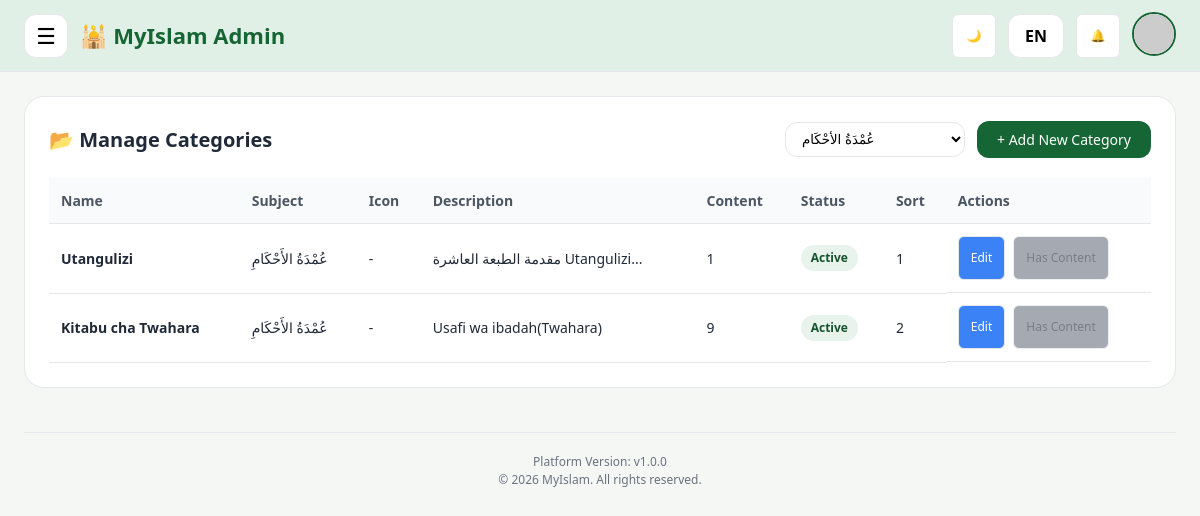
Screenshot of /myislam-v2/admin/categories.php?subject_id=2 (signed in) with the database file from the repository.
### tables this page shows
CREATE TABLE `categories` (
  `id` int(11) NOT NULL,
  `subject_id` int(11) NOT NULL,
  `name` varchar(100) NOT NULL,
  `slug` varchar(100) NOT NULL,
  `description` text DEFAULT NULL,
  `icon` varchar(100) DEFAULT NULL,
  `image_path` varchar(255) DEFAULT NULL,
  `sort_order` int(11) DEFAULT 0,
  `lock_previous` tinyint(1) NOT NULL DEFAULT 0,
  `is_active` tinyint(1) DEFAULT 1,
  `created_at` timestamp NULL DEFAULT current_timestamp()
);

CREATE TABLE `subjects` (
  `id` int(11) NOT NULL,
  `name` varchar(100) NOT NULL,
  `slug` varchar(100) NOT NULL,
  `description` text DEFAULT NULL,
  `icon` varchar(100) DEFAULT NULL,
  `image_path` varchar(255) DEFAULT NULL,
  `sort_order` int(11) DEFAULT 0,
  `is_active` tinyint(1) DEFAULT 1,
  `created_at` timestamp NULL DEFAULT current_timestamp(),
  `image` varchar(255) DEFAULT NULL
);

### myislam-v2/admin/includes/admin_functions.php (called while the page is built, shortened)
<?php
function getAllSubjects(PDO $conn): array {
    try {
        $stmt = $conn->prepare("
            SELECT s.*,
                   (SELECT COUNT(*) FROM categories WHERE subject_id = s.id) AS category_count,
                   (SELECT COUNT(*) FROM contents WHERE subject_id = s.id) AS content_count
            FROM subjects s
            ORDER BY s.sort_order ASC, s.name ASC
        ");
        $stmt->execute();
        return $stmt->fetchAll(PDO::FETCH_ASSOC);
    } catch (PDOException $e) {
        error_log("getAllSubjects error: " . $e->getMessage());
        return [];
    }
}
function getCategoriesBySubject(PDO $conn, int $subjectId): array {
    try {
        $stmt = $conn->prepare("
            SELECT c.*,
                   (SELECT COUNT(*) FROM contents WHERE category_id = c.id) AS content_count
            FROM categories c
            WHERE c.subject_id = ?
            ORDER BY c.sort_order ASC, c.name ASC
        ");
        $stmt->execute([$subjectId]);
        return $stmt->fetchAll(PDO::FETCH_ASSOC);
    } catch (PDOException $e) {
        error_log("getCategoriesBySubject error: " . $e->getMessage());
        return [];
    }
}
?>

### myislam-v2/admin/categories.php (the view, shortened to what this page needs)
<?php
require_once __DIR__ . '/includes/admin_functions.php';
$conn = db();
$action = $_GET['action'] ?? 'list';
$subject_id = isset($_GET['subject_id']) ? (int)$_GET['subject_id'] : 0;
$category = null;
$subjects = getAllSubjects($conn);
$categories = [];
if ($subject_id > 0) {
    $categories = getCategoriesBySubject($conn, $subject_id);
}
$userName = $_SESSION['user_name'] ?? 'Admin';
$userPicture = 'https://via.placeholder.com/80x80.png?text=' . urlencode(substr($userName, 0, 1));
$platformVersion = 'v1.0.0';
function getSubjectName($subjects, $id) {
    foreach ($subjects as $subject) {
        if ($subject['id'] == $id) return $subject['name'];
    }
    return 'N/A';
}
?>
<!DOCTYPE html>
<html lang="en">
<head>
</head>
<body>
<header class="app-header">
    <div class="header-left">
        <button class="menu-toggle" id="menuToggle" aria-label="Menu">☰</button>
        <div class="brand-box">🕌 MyIslam Admin</div>
    </div>
    <div class="header-right">
        <button class="icon-btn" id="themeToggle" aria-label="Dark mode">🌙</button>
        <button class="lang-btn" id="langToggle">EN</button>
        <button class="icon-btn" aria-label="Notifications">🔔</button>
        <div class="profile-area">
            <button class="profile-btn">
                <img src="<?php echo $userPicture; ?>" alt="Profile">
            </button>
        </div>
    </div>
</header>
<main class="main-content">
    <div class="dashboard-stack">
        <?php if ($action === 'add' || ($action === 'edit' && $category)): ?>
            <div class="section-card">
                <div class="card-header">
                    <h2><?php echo $action === 'add' ? '➕ Add New Category' : '✏️ Edit Category'; ?></h2>
                    <a href="categories.php<?php echo $subject_id ? '?subject_id=' . $subject_id : ''; ?>" class="btn btn-secondary">← Back</a>
                </div>
                <form method="POST">
                    <div class="form-group">
                        <label>Subject *</label>
                        <select name="subject_id" required>
                            <option value="">Select Subject</option>
                            <?php foreach ($subjects as $subject): ?>
                                <option value="<?php echo $subject['id']; ?>"
                                    <?php echo (($category && $category['subject_id'] == $subject['id']) || (!$category && $subject_id == $subject['id'])) ? 'selected' : ''; ?>>
                                    <?php echo htmlspecialchars($subject['name']); ?>
                                </option>
                            <?php endforeach; ?>
                        </select>
                    </div>
                    <div class="form-group">
                        <label>Category Name *</label>
                        <input type="text" name="name" required value="<?php echo htmlspecialchars($category['name'] ?? ''); ?>">
                    </div>
                    <div class="grid-2">
                        <div class="form-group">
                            <label>Icon (emoji)</label>
                            <input type="text" name="icon" placeholder="📚" value="<?php echo htmlspecialchars($category['icon'] ?? ''); ?>">
                        </div>
                        <div class="form-group">
                            <label>Sort Order</label>
                            <input type="number" name="sort_order" value="<?php echo $category['sort_order'] ?? 0; ?>">
                        </div>
                    </div>
                    <div class="form-group">
                        <label>Description</label>
                        <textarea name="description" rows="3"><?php echo htmlspecialchars($category['description'] ?? ''); ?></textarea>
                    </div>
                    <div class="form-group">
                        <label>
                            <input type="checkbox" name="is_active" <?php echo (!isset($category) || $category['is_active']) ? 'checked' : ''; ?>>
                            Active
                        </label>
                    </div>
                    <button type="submit" class="btn btn-primary">
                        <?php echo $action === 'add' ? 'Create Category' : 'Update Category'; ?>
                    </button>
                    <a href="categories.php<?php echo $subject_id ? '?subject_id=' . $subject_id : ''; ?>" class="btn btn-secondary" style="margin-left: 0.5rem;">Cancel</a>
                </form>
            </div>
        <?php else: ?>
            <div class="section-card">
                <div class="card-header">
                    <h2>📂 Manage Categories</h2>
                    <div class="filter-bar">
                        <select id="subjectFilter" onchange="window.location.href='categories.php?subject_id=' + this.value">
                            <?php foreach ($subjects as $subject): ?>
                                <option value="<?php echo $subject['id']; ?>" <?php echo $subject_id == $subject['id'] ? 'selected' : ''; ?>>
                                    <?php echo htmlspecialchars($subject['name']); ?>
                                </option>
                            <?php endforeach; ?>
                        </select>
                        <a href="categories.php?action=add<?php echo $subject_id ? '&subject_id=' . $subject_id : ''; ?>" class="btn btn-primary">+ Add New Category</a>
                    </div>
                </div>
                <?php if ($categories): ?>
                    <div class="table-responsive">
                        <table>
                            <thead>
                                <tr>
                                    <th>Name</th>
                                    <th>Subject</th>
                                    <th>Icon</th>
                                    <th>Description</th>
                                    <th>Content</th>
                                    <th>Status</th>
                                    <th>Sort</th>
                                    <th>Actions</th>
                                </tr>
                            </thead>
                            <tbody>
                                <?php foreach ($categories as $cat): ?>
                                    <tr>
                                        <td><strong><?php echo htmlspecialchars($cat['name']); ?></strong></td>
                                        <td><?php echo htmlspecialchars(getSubjectName($subjects, $cat['subject_id'])); ?></td>
                                        <td><?php echo htmlspecialchars($cat['icon'] ?? '-'); ?></td>
                                        <td><?php echo htmlspecialchars(substr($cat['description'] ?? '', 0, 50)) . (strlen($cat['description'] ?? '') > 50 ? '...' : ''); ?></td>
                                        <td><?php echo $cat['content_count'] ?? 0; ?></td>
                                        <td>
                                            <span class="status-badge <?php echo $cat['is_active'] ? 'status-active' : 'status-inactive'; ?>">
                                                <?php echo $cat['is_active'] ? 'Active' : 'Inactive'; ?>
                                            </span>
                                        </td>
                                        <td><?php echo $cat['sort_order']; ?></td>
                                        <td class="action-buttons">
                                            <a href="categories.php?action=edit&id=<?php echo $cat['id']; ?>" class="icon-btn edit">Edit</a>
                                            <?php if (($cat['content_count'] ?? 0) == 0): ?>
                                                <a href="categories.php?action=delete&id=<?php echo $cat['id']; ?>" class="icon-btn delete" onclick="return confirm('Delete this category? All content in this category will be affected!');">Delete</a>
                                            <?php else: ?>
                                                <span class="icon-btn disabled" title="Cannot delete: Has <?php echo $cat['content_count']; ?> content items">Has Content</span>
                                            <?php endif; ?>
                                        </td>
                                    </tr>
                                <?php endforeach; ?>
                            </tbody>
                        </table>
                    </div>
                <?php endif; ?>
            </div>
        <?php endif; ?>
        <div class="footer-meta">
            <div>Platform Version: <?php echo htmlspecialchars($platformVersion); ?></div>
            <div>© <?php echo date('Y'); ?> MyIslam. All rights reserved.</div>
        </div>
    </div>
</main>
</body>
</html>

### myislam-v2/admin/categories.php (style rules this page uses)
* { box-sizing: border-box; margin: 0; padding: 0; }
:root { --bg: #f5f7f5; --surface: #ffffff; --surface-2: #f9fafb; --surface-3: #eef2f7; --line: #e5e7eb; --text: #1f2937; --text-secondary: #4b5563; --muted: #6b7280; --brand: #166534; --brand-dark: #14532d; --brand-light: #22c55e; --brand-soft: #e7f3eb; --accent: #3b82f6; --warning: #f59e0b; --danger: #ef4444; --success: #10b981; --header-bg: #e1f0e7; --announcement-bg: linear-gradient(135deg, #dbeafe 0%, #eff6ff 100%); --header-height: 72px; --footer-height: 92px; --shadow-sm: 0 1px 2px 0 rgb(0 0 0 / 0.05); --shadow-md: 0 4px 6px -1px rgb(0 0 0 / 0.1); --shadow-lg: 0 10px 15px -3px rgb(0 0 0 / 0.1); --radius-sm: 12px; --radius-md: 16px; --radius-lg: 20px; }
body { font-family: system-ui, -apple-system, 'Segoe UI', 'Inter', sans-serif; background: var(--bg); color: var(--text); min-height: 100vh; line-height: 1.5; }
a { text-decoration: none; color: inherit; }
button { font: inherit; border: none; background: none; cursor: pointer; }
.app-header { position: fixed; top: 0; left: 0; right: 0; z-index: 1000; height: var(--header-height); background: var(--header-bg); border-bottom: 1px solid var(--line); display: flex; align-items: center; justify-content: space-between; padding: 12px 24px; backdrop-filter: blur(10px); }
.header-left, .header-right { display: flex; align-items: center; gap: 12px; }
.menu-toggle, .icon-btn, .lang-btn, .brand-box { height: 44px; min-width: 44px; border-radius: var(--radius-sm); background: var(--surface); border: 1px solid var(--line); display: inline-flex; align-items: center; justify-content: center; transition: all 0.2s; }
.menu-toggle { font-size: 22px; }
.lang-btn { min-width: 56px; padding: 0 14px; font-weight: 600; }
.brand-box { font-size: 22px; font-weight: 700; color: var(--brand); background: transparent; border: none; }
.profile-area { position: relative; }
.profile-btn { width: 44px; height: 44px; border-radius: 50%; overflow: hidden; background: var(--surface); border: 2px solid var(--brand); cursor: pointer; padding: 0; }
.profile-btn img { width: 100%; height: 100%; object-fit: cover; }
.main-content { padding: calc(var(--header-height) + 24px) 24px calc(var(--footer-height) + 40px); max-width: 1400px; margin: 0 auto; }
.dashboard-stack { display: grid; gap: 24px; }
.section-card { background: var(--surface); border: 1px solid var(--line); border-radius: var(--radius-lg); padding: 24px; transition: all 0.2s; }
.card-header { display: flex; justify-content: space-between; align-items: center; margin-bottom: 20px; flex-wrap: wrap; gap: 16px; }
.card-header h2 { font-size: 20px; font-weight: 600; }
.btn { padding: 8px 20px; border-radius: var(--radius-sm); font-size: 14px; font-weight: 500; display: inline-flex; align-items: center; gap: 8px; transition: all 0.2s; cursor: pointer; border: none; }
.btn-primary { background: var(--brand); color: white; }
.table-responsive { overflow-x: auto; }
table { width: 100%; border-collapse: collapse; }
th, td { padding: 12px; text-align: left; border-bottom: 1px solid var(--line); }
th { background: var(--surface-2); font-weight: 600; font-size: 14px; color: var(--text-secondary); }
td { font-size: 14px; }
.status-badge { padding: 4px 10px; border-radius: 999px; font-size: 12px; font-weight: 600; display: inline-block; }
.status-active { background: var(--brand-soft); color: var(--brand-dark); }
.action-buttons { display: flex; gap: 8px; }
.icon-btn { padding: 6px 12px; border-radius: 6px; font-size: 12px; font-weight: 500; transition: all 0.2s; }
.icon-btn.edit { background: var(--accent); color: white; }
.icon-btn.disabled { background: var(--muted); cursor: not-allowed; opacity: 0.6; }
.filter-bar { display: flex; gap: 12px; align-items: center; flex-wrap: wrap; }
.filter-bar select { padding: 8px 12px; border-radius: var(--radius-sm); border: 1px solid var(--line); background: var(--surface); min-width: 180px; }
.footer-meta { text-align: center; color: var(--muted); font-size: 12px; padding-top: 20px; margin-top: 20px; border-top: 1px solid var(--line); }

### rows the page displays
categories: name "Utangulizi", subject.name "عُمْدَةُ الأَحْكَامِ", icon "-", description "مقدمة الطبعة العاشرة Utangulizi", content_count "1", is_active "Active", sort_order "1"
categories: name "Kitabu cha Twahara", subject.name "عُمْدَةُ الأَحْكَامِ", icon "-", description "Usafi wa ibadah(Twahara)", content_count "9", is_active "Active", sort_order "2"

### other values shown
$platformVersion "v1.0.0"
form field value "عُمْدَةُ الأَحْكَامِ"
